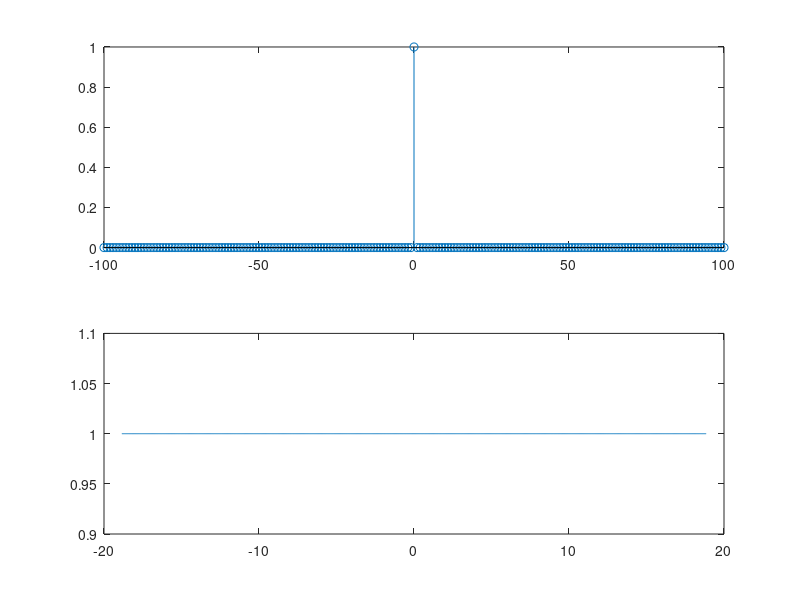

Write MATLAB code to recreate this figure.

clear all
clc

n=-100:1:100;
omega=-6*pi:0.01*pi:6*pi;

%=====impulse function=====
for ii=1:length(n)
    if(n(ii)==0)
        x_n(ii)=1;
    else
        x_n(ii)=0;
    end
end

%==========================

%plot 
subplot(2,1,1)

stem(n,x_n)

%==========================

for jj=1:length(omega)
    for ii=1:length(n)
        expo_n(jj,ii)=exp(-j*omega(jj)*n(ii));
    end
    F_omega(1,jj)=sum(x_n.*expo_n(jj,:));
end

subplot(2,1,2),plot(omega, abs(F_omega))
